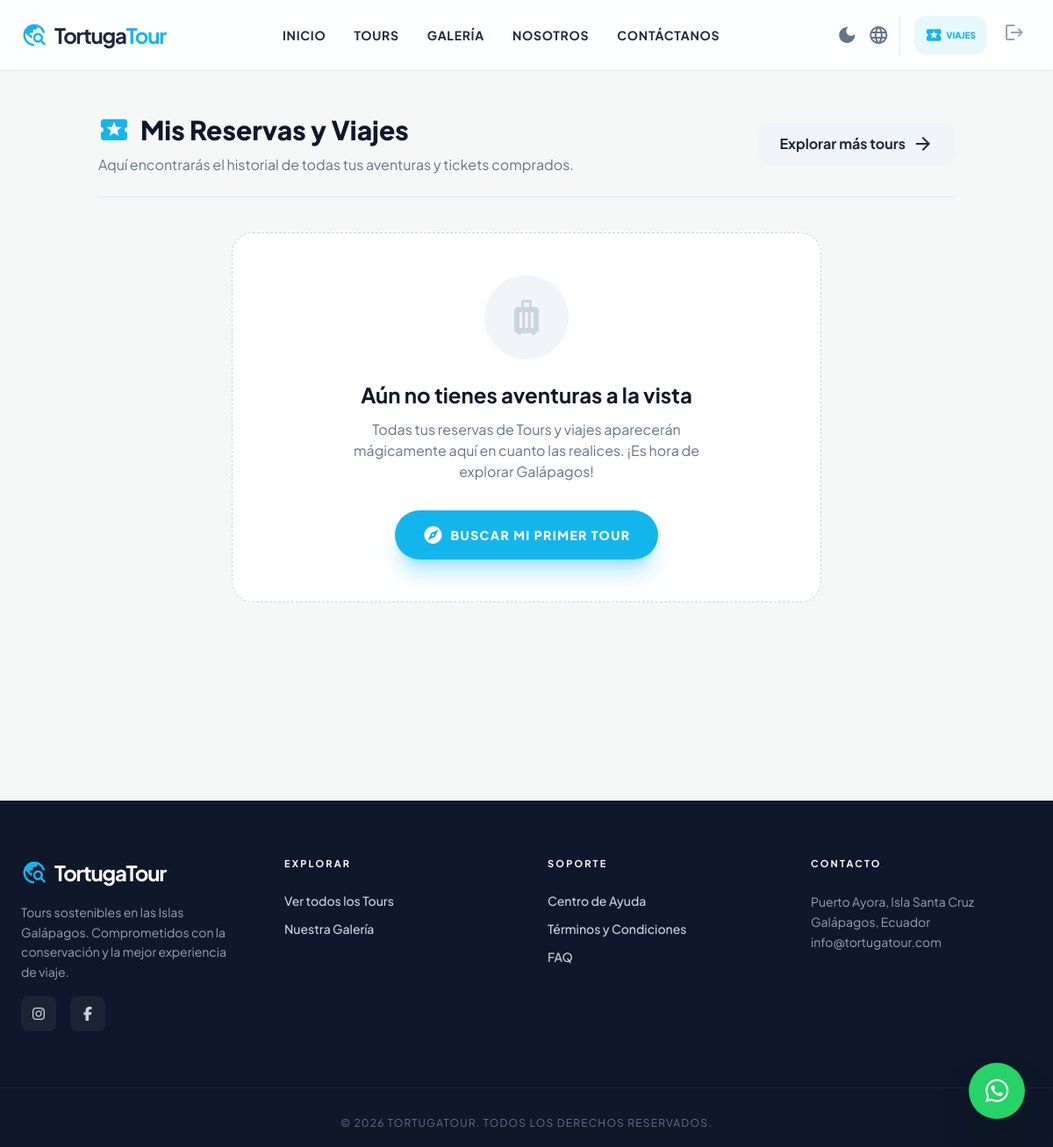
Before: /mis-reservas/ (signed in) with the older database file.
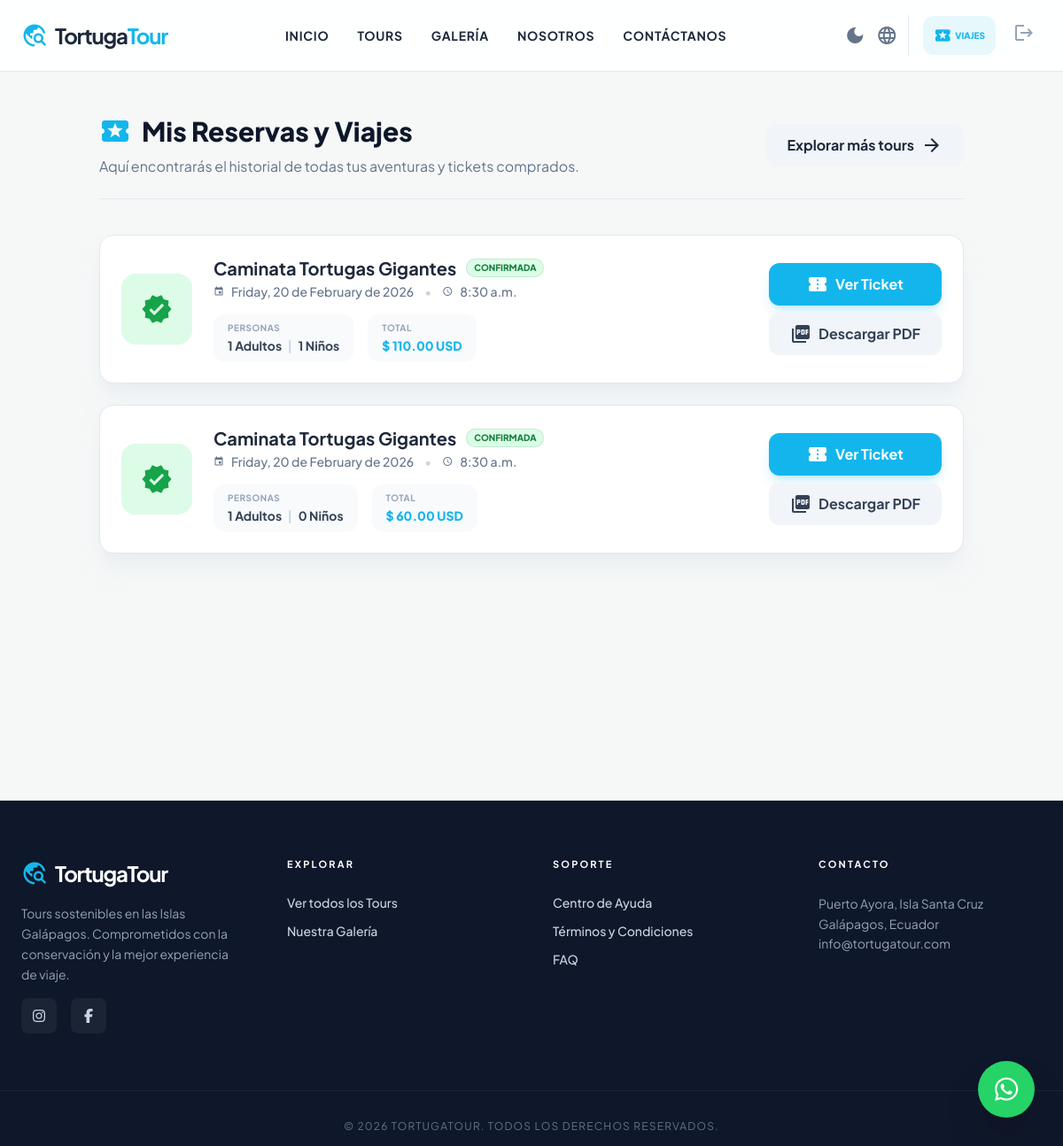
After: the same page with the newer database file.
### core/models.py (models this page shows, shortened)
class Reserva(models.Model):
    ESTADOS = (
        ("pendiente", "Pendiente"),
        ("confirmada", "Confirmada"),
        ("pagada", "Pagada"),
        ("cancelada", "Cancelada"),
    )
    usuario = models.ForeignKey(User, on_delete=models.CASCADE, null=True, blank=True)
    salida = models.ForeignKey(SalidaTour, on_delete=models.CASCADE, related_name="reservas")
    adultos = models.PositiveIntegerField()
    ninos = models.PositiveIntegerField()
    total_pagar = models.DecimalField(max_digits=10, decimal_places=2)
    estado = models.CharField(max_length=20, choices=ESTADOS, default="pendiente")
    fecha_reserva = models.DateTimeField(default=timezone.now)
    nombre = models.CharField(max_length=100)
    apellidos = models.CharField(max_length=150)
    correo = models.EmailField()
    telefono = models.CharField(max_length=30)
    identificacion = models.CharField(max_length=50)

class SalidaTour(models.Model):
    tour = models.ForeignKey(Tour, on_delete=models.CASCADE, related_name="salidas")
    fecha = models.DateField()
    hora = models.TimeField(null=True, blank=True)
    cupo_maximo = models.PositiveIntegerField()
    cupos_disponibles = models.PositiveIntegerField()

class Tour(models.Model):
    nombre = models.CharField(max_length=150)
    destino = models.ForeignKey(Destino, on_delete=models.CASCADE, related_name="tours")
    descripcion = models.TextField()
    precio = models.DecimalField(max_digits=8, decimal_places=2)
    precio_adulto = models.DecimalField(max_digits=8, decimal_places=2, default=0, blank=True)
    precio_nino = models.DecimalField(max_digits=8, decimal_places=2, default=0, blank=True)
    lemonsqueezy_variant_id = models.CharField(max_length=50, blank=True, default="")
    cupo_maximo = models.PositiveIntegerField(default=15)
    cupos_disponibles = models.PositiveIntegerField(default=15)

### core/views.py (the view)
# urls.py: path('mis-reservas/', views.mis_reservas, name='mis_reservas'),
@login_required
def mis_reservas(request):
    reservas = Reserva.objects.filter(usuario=request.user).order_by('-fecha_reserva')
    return render(request, 'core/mis_reservas.html', {'reservas': reservas})

### core/templates/core/mis_reservas.html (shortened to what this page needs)
{% extends "core/base.html" %}
{% block content %}
<section class="max-w-5xl mx-auto px-6 py-12 min-h-[60vh]">
    <div
        class="mb-10 border-b border-slate-200 dark:border-slate-800 pb-6 flex flex-col md:flex-row md:items-center justify-between gap-4">
        <div>
            <h1 class="text-3xl font-black text-slate-900 dark:text-white flex items-center gap-3">
                <span class="material-icons text-primary text-4xl">local_activity</span>
                Mis Reservas y Viajes
            </h1>
            <p class="text-slate-500 dark:text-slate-400 mt-2">
                Aquí encontrarás el historial de todas tus aventuras y tickets comprados.
            </p>
        </div>
        <a href="{% url 'tours' %}"
            class="bg-slate-100 hover:bg-slate-200 dark:bg-slate-800 dark:hover:bg-slate-700 text-slate-800 dark:text-white font-bold py-3 px-6 rounded-xl transition-colors flex items-center justify-center gap-2 whitespace-nowrap w-max">
            Explorar más tours
            <span class="material-icons">arrow_forward</span>
        </a>
    </div>
    {% if reservas %}
    <div class="grid gap-6">
        {% for reserva in reservas %}
        <div
            class="bg-white dark:bg-slate-800 border border-slate-200 dark:border-slate-700 rounded-2xl p-6 shadow-xl shadow-slate-200/50 dark:shadow-none flex flex-col md:flex-row items-center gap-6 group hover:border-primary transition-colors">
            <div class="flex-shrink-0 relative">
                {% if reserva.estado == 'pagada' or reserva.estado == 'confirmada' %}
                <div
                    class="w-20 h-20 bg-green-100 dark:bg-green-900/30 text-green-600 dark:text-green-500 rounded-2xl flex items-center justify-center relative overflow-hidden">
                    <span class="material-icons text-4xl z-10">verified</span>
                </div>
                {% elif reserva.estado == 'pendiente' %}
                <div
                    class="w-20 h-20 bg-amber-100 dark:bg-amber-900/30 text-amber-600 dark:text-amber-500 rounded-2xl flex items-center justify-center">
                    <span class="material-icons text-4xl">pending_actions</span>
                </div>
                {% else %}
                <div
                    class="w-20 h-20 bg-red-100 dark:bg-red-900/30 text-red-600 dark:text-red-500 rounded-2xl flex items-center justify-center">
                    <span class="material-icons text-4xl">cancel</span>
                </div>
                {% endif %}
            </div>
            <div class="flex-grow flex flex-col items-center md:items-start text-center md:text-left">
                <div class="flex flex-wrap items-center justify-center md:justify-start gap-3 mb-1">
                    <h2 class="text-xl font-bold text-slate-800 dark:text-white leading-tight">
                        {{ reserva.salida.tour.nombre|truncatechars:45 }}
                    </h2>
                    {% if reserva.estado == 'pagada' or reserva.estado == 'confirmada' %}
                    <span
                        class="bg-green-100 text-green-700 dark:bg-green-900/50 dark:text-green-400 text-[10px] font-black uppercase px-2 py-0.5 rounded-full ring-1 ring-green-500/30">Confirmada</span>
                    {% elif reserva.estado == 'pendiente' %}
                    <span
                        class="bg-amber-100 text-amber-700 dark:bg-amber-900/50 dark:text-amber-400 text-[10px] font-black uppercase px-2 py-0.5 rounded-full ring-1 ring-amber-500/30">Pendiente
                        de Pago</span>
                    {% else %}
                    <span
                        class="bg-red-100 text-red-700 dark:bg-red-900/50 dark:text-red-400 text-[10px] font-black uppercase px-2 py-0.5 rounded-full ring-1 ring-red-500/30">Cancelada</span>
                    {% endif %}
                </div>
                <p class="text-sm font-medium text-slate-500 dark:text-slate-400 flex items-center gap-2 mb-4">
                    <span class="material-icons text-xs">event</span>
                    {{ reserva.salida.fecha|date:"l, j \d\e F \d\e Y" }}
                    <span class="px-1 text-slate-300 dark:text-slate-600">•</span>
                    <span class="material-icons text-xs">schedule</span>
                    {{ reserva.salida.hora|default:"Por definir" }}
                </p>
                <div class="flex flex-wrap justify-center md:justify-start gap-4 w-full">
                    <div class="bg-slate-50 dark:bg-slate-900 px-4 py-2 rounded-xl flex-1 md:flex-none">
                        <p class="text-[10px] font-bold text-slate-400 uppercase tracking-wider mb-0.5">Personas</p>
                        <p class="text-sm font-bold text-slate-700 dark:text-slate-300">
                            {{ reserva.adultos }} Adultos <span class="text-slate-300 mx-1">|</span> {{ reserva.ninos }}
                            Niños
                        </p>
                    </div>
                    <div class="bg-slate-50 dark:bg-slate-900 px-4 py-2 rounded-xl flex-1 md:flex-none">
                        <p class="text-[10px] font-bold text-slate-400 uppercase tracking-wider mb-0.5">Total</p>
                        <p class="text-sm font-black text-primary">$ {{ reserva.total_pagar }} USD</p>
                    </div>
                </div>
            </div>
            <div class="flex-shrink-0 w-full md:w-auto flex flex-col gap-2 mt-4 md:mt-0">
                {% if reserva.estado == 'pagada' or reserva.estado == 'confirmada' %}
                <a href="{% url 'ticket_reserva' reserva.id %}" target="_blank"
                    class="w-full md:w-auto bg-primary text-white font-bold py-3 px-6 rounded-xl hover:bg-primary-dark transition shadow-lg shadow-primary/20 flex items-center justify-center gap-2">
                    <span class="material-icons">confirmation_number</span>
                    Ver Ticket
                </a>
                <a href="{% url 'ver_ticket_pdf' reserva.id %}" download
                    class="w-full md:w-auto bg-slate-100 text-slate-700 dark:bg-slate-700 dark:text-white font-bold py-3 px-6 rounded-xl hover:bg-slate-200 dark:hover:bg-slate-600 transition flex items-center justify-center gap-2">
                    <span class="material-icons">picture_as_pdf</span>
                    Descargar PDF
                </a>
                {% elif reserva.estado != 'cancelada' %}
                <span class="text-xs font-bold text-slate-400 text-center block">Procesando...</span>
                {% endif %}
            </div>
        </div>
        {% endfor %}
    </div>
    {% else %}
    <div
        class="bg-white dark:bg-slate-800 border border-dashed border-slate-300 dark:border-slate-700 rounded-3xl p-12 text-center max-w-2xl mx-auto mt-10">
        <div
            class="w-24 h-24 bg-slate-100 dark:bg-slate-900 rounded-full flex items-center justify-center mx-auto mb-6 text-slate-300 dark:text-slate-700">
            <span class="material-icons text-5xl">luggage</span>
        </div>
        <h3 class="text-2xl font-bold text-slate-900 dark:text-white mb-3">Aún no tienes aventuras a la vista</h3>
        <p class="text-slate-500 dark:text-slate-400 mb-8 max-w-md mx-auto">
            Todas tus reservas de Tours y viajes aparecerán mágicamente aquí en cuanto las realices. ¡Es hora de
            explorar Galápagos!
        </p>
        <a href="{% url 'tours' %}"
            class="inline-flex items-center justify-center gap-2 bg-primary text-white font-black py-4 px-8 rounded-full hover:bg-primary-dark transition-all duration-300 shadow-xl shadow-primary/30 uppercase tracking-widest text-sm">
            <span class="material-icons">explore</span>
            Buscar mi primer Tour
        </a>
    </div>
    {% endif %}
</section>
{% endblock %}

Changed rows visible on the page:
added Reserva: estado "pagada" (drawn), salida.tour.nombre "Caminata Tortugas Gigantes", salida.fecha "Friday, 20 de February de 2026", salida.hora "8:30 a.m.", adultos "1", ninos "1", total_pagar "110.00"
added Reserva: estado "pagada" (drawn), salida.tour.nombre "Caminata Tortugas Gigantes", salida.fecha "Friday, 20 de February de 2026", salida.hora "8:30 a.m.", adultos "1", ninos "0", total_pagar "60.00"
Other visible differences:
text no longer shown: "Aún no tienes aventuras a la vista Todas tus reservas de Tours y viajes aparecerán mágicamente aquí en cuanto las realices. ¡Es hora de explorar Galápagos! BUSCAR MI PRIMER TOUR"
